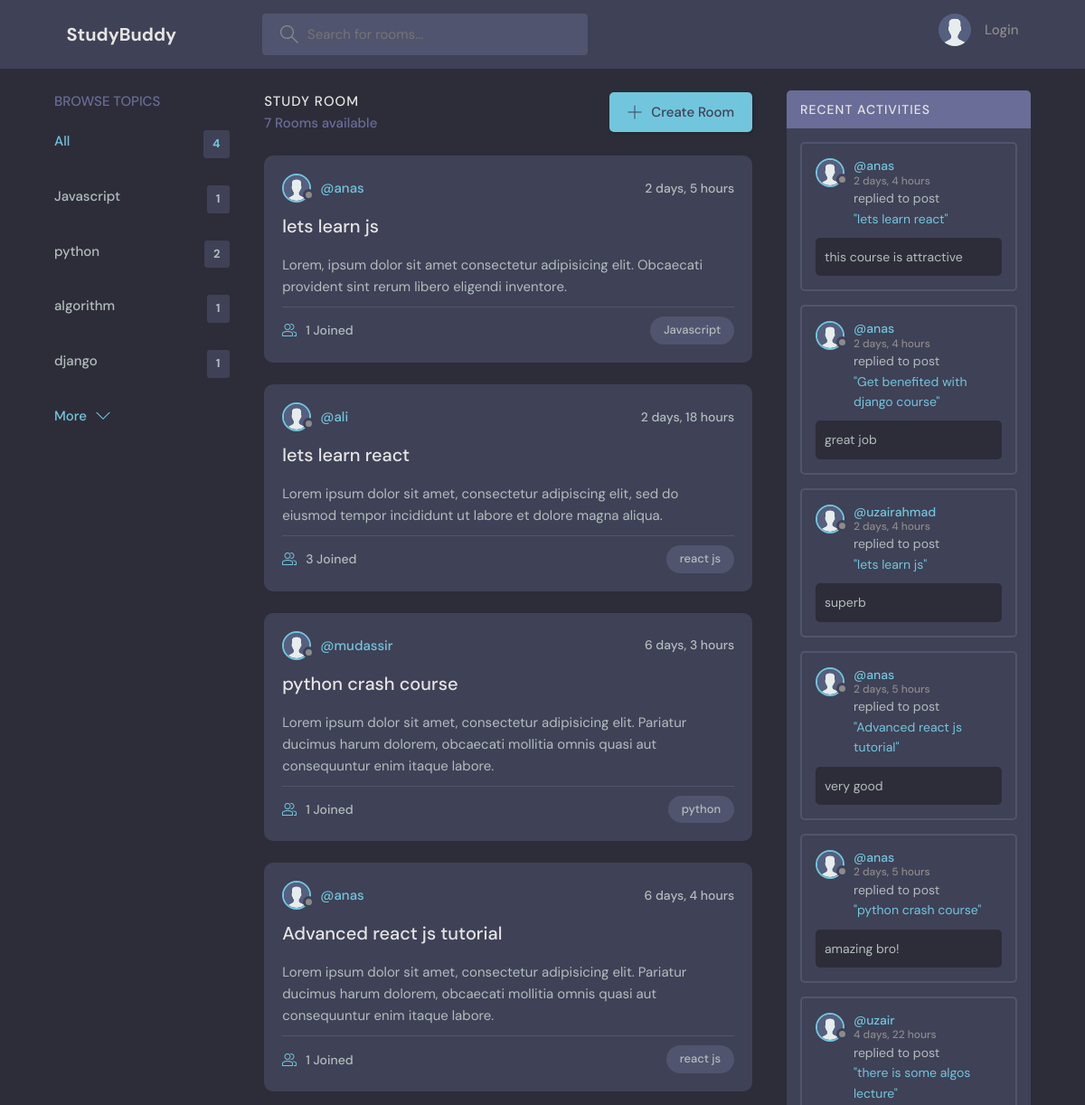
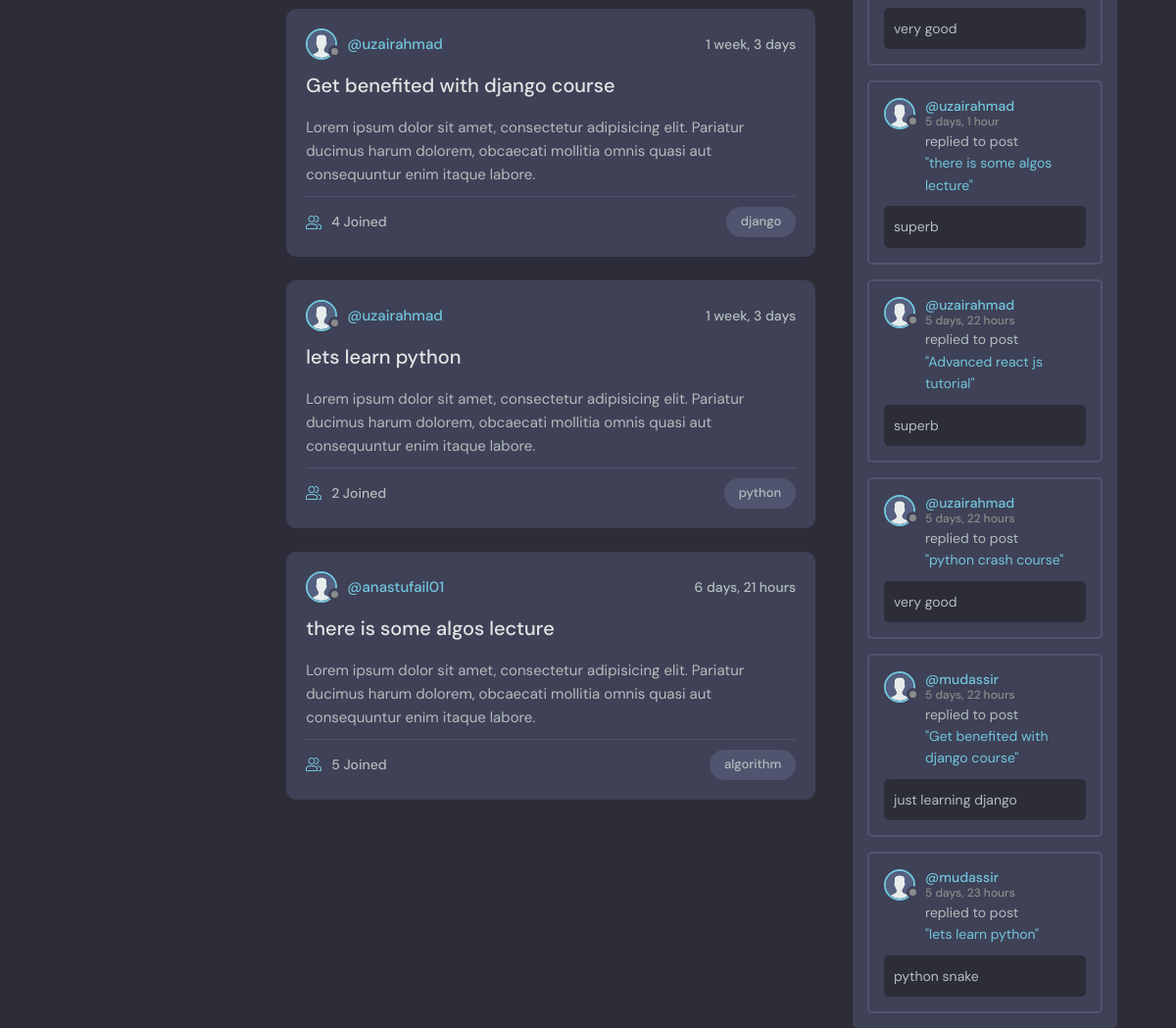
The page / on the database its author committed (2 pictures, top to bottom).
### base/models.py (models this page shows)
class Topic(models.Model):
    name = models.CharField(max_length=200)
    def __str__(self):
        return self.name

class Room(models.Model):
    host = models.ForeignKey(User, on_delete=models.SET_NULL, null=True)
    topic = models.ForeignKey(Topic, on_delete=models.SET_NULL, null=True)
    name = models.CharField(max_length=200)
    participants=models.ManyToManyField(User,related_name='participants',blank=True)
    description = models.TextField(null=True, blank=True)
    updated = models.DateTimeField(auto_now=True)
    created = models.DateTimeField(auto_now_add=True)
    class Meta:
        ordering= ['-updated','-created']
    def __str__(self):
        return self.name

class Message(models.Model):
    user = models.ForeignKey(User, on_delete=models.CASCADE)
    room = models.ForeignKey(Room, on_delete=models.CASCADE)
    body = models.TextField()
    updated = models.DateTimeField(auto_now=True)
    created = models.DateTimeField(auto_now_add=True)
    class Meta:
        ordering= ['-updated','-created']
    def __str__(self):
        return self.body[0:50]

### base/views.py (the view)
# urls.py: path('', views.home, name='home'),
def home(request):
    q = request.GET.get('q') if request.GET.get('q') else ''
    if q:
        rooms = Room.objects.filter(
            Q(topic__name__icontains=q) |
            Q(name__icontains=q) |
            Q(description__icontains=q)
        )
    else:
        rooms = Room.objects.all()
    topics=Topic.objects.all()[0:4]
    room_count=rooms.count()
    room_message=Message.objects.filter(Q(room__topic__name__icontains=q))
    return render(request, 'base/home.html',{'rooms': rooms,'topics':topics,'room_count':room_count,'room_message':room_message})

### base/templates/base/home.html
{% extends 'main.html' %} {% block content %}
<main class="layout layout--3">
  <div class="container">
    {% include 'base/topics.html' %}
    {% include 'base/feed.html' %}
    {% include 'base/activity_component.html' %}
  </div>
</main>
{% endblock content%}

### base/templates/base/topics.html
<div class="topics">
  <div class="topics__header">
    <h2>Browse Topics</h2>
  </div>
  <ul class="topics__list">
    <li>
      <a href="{% url 'home' %}" class="active"
        >All <span>{{topics.count}}</span></a
      >
    </li>
    {% for topic in topics %}
    <li>
      <a href="{% url 'home' %}?q={{ topic.name }}"
        >{{topic.name}}<span>{{topic.room_set.all.count}}</span></a
      >
    </li>
    {% endfor %}
  </ul>
  <a class="btn btn--link" href="{% url 'topic' %}">
    More
    <svg
      version="1.1"
      xmlns="http://www.w3.org/2000/svg"
      width="32"
      height="32"
      viewBox="0 0 32 32"
    >
      <title>chevron-down</title>
      <path d="M16 21l-13-13h-3l16 16 16-16h-3l-13 13z"></path>
    </svg>
  </a>
</div>

### base/templates/base/feed.html (shortened to what this page needs)
{% load static %}
<div class="roomList">
  <div class="roomList__header">
    <div>
      <h2>Study Room</h2>
      <p>{{rooms.count}} Rooms available</p>
    </div>
    <a class="btn btn--main" href="{% url 'createRoom' %}">
      <svg
        version="1.1"
        xmlns="http://www.w3.org/2000/svg"
        width="32"
        height="32"
        viewBox="0 0 32 32"
      >
        <title>add</title>
        <path
          d="M16.943 0.943h-1.885v14.115h-14.115v1.885h14.115v14.115h1.885v-14.115h14.115v-1.885h-14.115v-14.115z"
        ></path>
      </svg>
      Create Room
    </a>
  </div>
  {% for room in rooms %}
  <div class="roomListRoom">
    <div class="roomListRoom__header">
      {% if room.host and room.host.id %}
      <a href="{% url 'profile' room.host.id %}" class="roomListRoom__author">
        <div class="avatar avatar--small">
          <img src="{% static 'images/avatar.svg' %}" alt="Avatar" />
        </div>
        <span>@{{ room.host.username }}</span>
      </a>
      {% endif %}
      <div class="roomListRoom__actions">
        <span>{{room.created|timesince}}</span>
      </div>
    </div>
    <div class="roomListRoom__content">
      <a href="{% url 'room' room.id %}">{{room.name}}</a>
      <p>{{room.description}}</p>
    </div>
    <div class="roomListRoom__meta">
      <a href="{% url 'room' room.id %}" class="roomListRoom__joined">
        {{room.participants.all.count}} Joined
      </a>
      <p class="roomListRoom__topic">{{room.topic}}</p>
    </div>
  </div>
  {% endfor %}
</div>

### base/templates/base/activity_component.html (shortened to what this page needs)
{% load static %}
<div class="activities">
  <div class="activities__header">
    <h2>Recent Activities</h2>
  </div>
  {% for message in room_message %}
  <div class="activities__box">
    <div class="activities__boxHeader roomListRoom__header">
      <a
        href="{% url 'profile' message.user.id %}"
        class="roomListRoom__author"
      >
        <div class="avatar avatar--small">
          <img src="{% static 'images/avatar.svg' %}" alt="Avatar" />
        </div>
        <p>
          @{{message.user}}
          <span>{{message.created|timesince}}</span>
        </p>
      </a>
    </div>
    <div class="activities__boxContent">
      <p>
        replied to post
        <a href="{% url 'room' message.room.id %}">"{{message.room}}"</a>
      </p>
      <div class="activities__boxRoomContent">{{message}}</div>
    </div>
  </div>
  {% endfor %}
</div>

### rows shown on the page
Topic: name "Javascript", room_set.all.count "1"
Topic: name "python", room_set.all.count "2"
Topic: name "algorithm", room_set.all.count "1"
Topic: name "django", room_set.all.count "1"
Room: host.username "anas", created "2 days, 5 hours", name "lets learn js", description "Lorem, ipsum dolor sit amet consectetur adipisicing elit. Obcaecati provident sint rerum libero eligendi inventore.", participants.all.count "1", topic "Javascript"
Room: host.username "ali", created "2 days, 18 hours", name "lets learn react", description "Lorem ipsum dolor sit amet, consectetur adipiscing elit, sed do eiusmod tempor incididunt ut labore et dolore magna aliqua.", participants.all.count "3", topic "react js"
Room: host.username "mudassir", created "6 days, 3 hours", name "python crash course", description "Lorem ipsum dolor sit amet, consectetur adipisicing elit. Pariatur ducimus harum dolorem, obcaecati mollitia omnis quasi aut consequuntur enim itaque labore.", participants.all.count "1", topic "python"
Room: host.username "anas", created "6 days, 4 hours", name "Advanced react js tutorial", description "Lorem ipsum dolor sit amet, consectetur adipisicing elit. Pariatur ducimus harum dolorem, obcaecati mollitia omnis quasi aut consequuntur enim itaque labore.", participants.all.count "1", topic "react js"
Room: host.username "uzairahmad", created "1 week, 3 days", name "Get benefited with django course", description "Lorem ipsum dolor sit amet, consectetur adipisicing elit. Pariatur ducimus harum dolorem, obcaecati mollitia omnis quasi aut consequuntur enim itaque labore.", participants.all.count "4", topic "django"
Room: host.username "uzairahmad", created "1 week, 3 days", name "lets learn python", description "Lorem ipsum dolor sit amet, consectetur adipisicing elit. Pariatur ducimus harum dolorem, obcaecati mollitia omnis quasi aut consequuntur enim itaque labore.", participants.all.count "2", topic "python"
Room: host.username "anastufail01", created "6 days, 21 hours", name "there is some algos lecture", description "Lorem ipsum dolor sit amet, consectetur adipisicing elit. Pariatur ducimus harum dolorem, obcaecati mollitia omnis quasi aut consequuntur enim itaque labore.", participants.all.count "5", topic "algorithm"
Message: user "anas", created "2 days, 4 hours", room "lets learn react", body "this course is attractive"
Message: user "anas", created "2 days, 4 hours", room "Get benefited with django course", body "great job"
Message: user "uzairahmad", created "2 days, 4 hours", room "lets learn js", body "superb"
Message: user "anas", created "2 days, 5 hours", room "Advanced react js tutorial", body "very good"
Message: user "anas", created "2 days, 5 hours", room "python crash course", body "amazing bro!"
Message: user "uzair", created "4 days, 22 hours", room "there is some algos lecture", body "very good"
Message: user "uzairahmad", created "5 days, 1 hour", room "there is some algos lecture", body "superb"
Message: user "uzairahmad", created "5 days, 22 hours", room "Advanced react js tutorial", body "superb"
Message: user "uzairahmad", created "5 days, 22 hours", room "python crash course", body "very good"
Message: user "mudassir", created "5 days, 22 hours", room "Get benefited with django course", body "just learning django"
Message: user "mudassir", created "5 days, 23 hours", room "lets learn python", body "python snake"

### other values the page prints
{{ topics.count }} "4"
{{ rooms.count }} "7"
